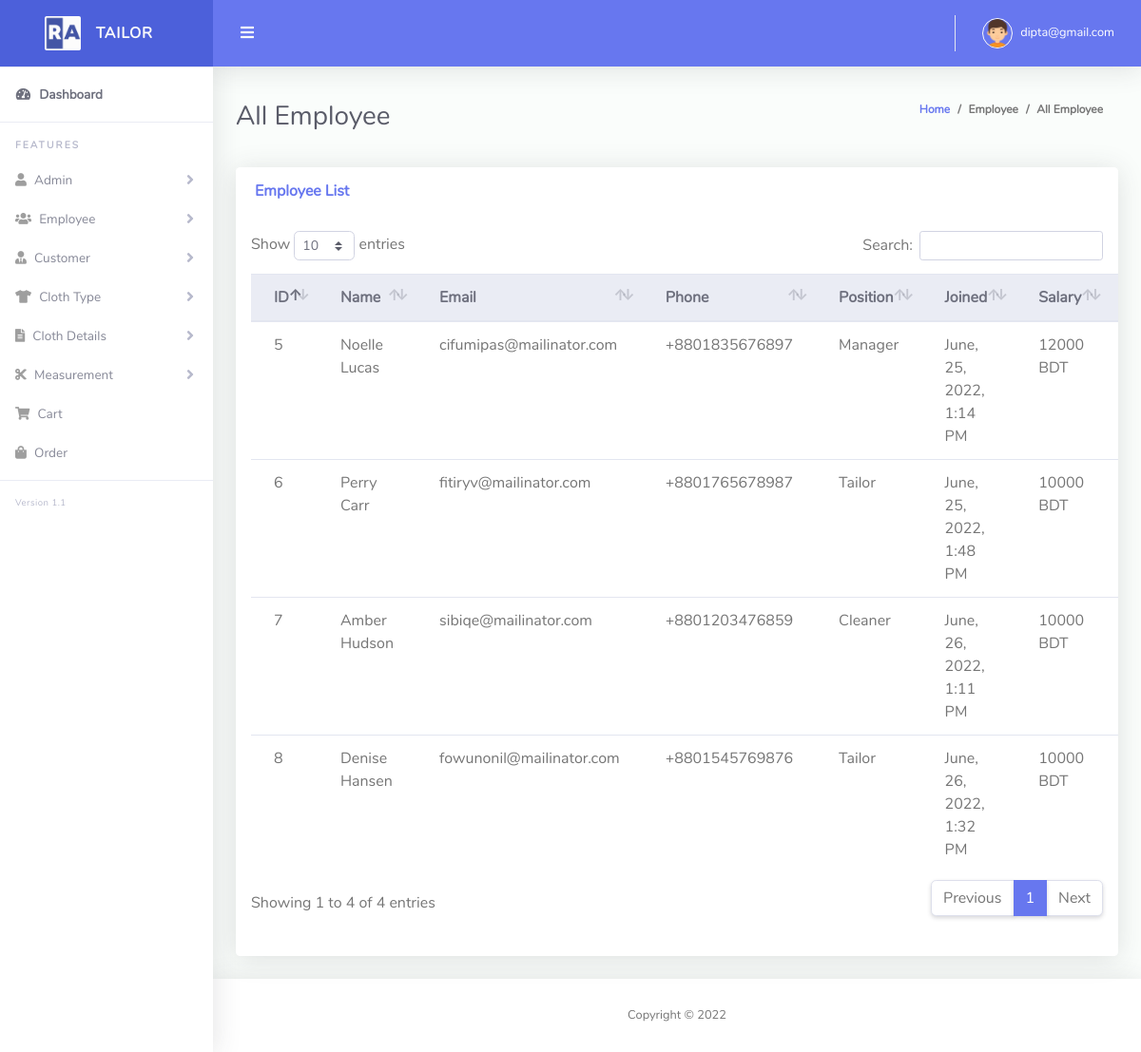
Screenshot of /employee_list.php (signed in) with the database file from the repository.
### tables this page shows
CREATE TABLE `employee_table` (
  `emp_id` int(11) NOT NULL,
  `emp_name` varchar(255) NOT NULL,
  `emp_job_status` varchar(255) NOT NULL,
  `emp_email` varchar(255) NOT NULL,
  `emp_phone` varchar(255) NOT NULL,
  `emp_image` varchar(255) NOT NULL,
  `emp_salary` int(11) NOT NULL,
  `create_emp` timestamp NOT NULL DEFAULT current_timestamp(),
  `emp_address` text NOT NULL
);

### Classes/DB.php (called while the page is built, shortened)
<?php
class DB
{
    public function connect(){
        $this->conn = new mysqli("localhost","root","","tailor_shop");
        if ($this->conn->connect_error) {
          die("Connection failed: " . $this->conn->connect_error);
        } else {
            return $msg =  "connected";
        }
    }
}

### Classes/EmployeeClass.php (called while the page is built, shortened)
<?php
include_once 'db.php';
class EmployeeClass extends DB
{
    public function viewEmployee()
    {
        $qry = "SELECT * FROM employee_table";
        $result = $this->conn->query($qry);
        return $result;
    }
}

### Classes/FormatClass.php (called while the page is built, shortened)
<?php
Class Format{
    public function formatDate($date){
        return date('F, j, Y, g:i A', strtotime($date));
    }
}

### employee_list.php (the view, shortened to what this page needs)
<?php include 'layouts/header.php';
?>
<div class="container-fluid" id="container-wrapper">
    <div class="d-sm-flex align-items-center justify-content-between mb-4">
        <h1 class="h3 mb-0 text-gray-800">All Employee</h1>
        <ol class="breadcrumb">
            <li class="breadcrumb-item"><a href="./">Home</a></li>
            <li class="breadcrumb-item">Employee</li>
            <li class="breadcrumb-item active" aria-current="page">All Employee</li>
        </ol>
    </div>
    <div class="row">
        <div class="col-lg-12 mb-4">
            <div class="card">
                <div class="card-header py-3 d-flex flex-row align-items-center justify-content-between">
                    <h6 class="m-0 font-weight-bold text-primary">Employee List</h6>
                </div>
                <div class="table-responsive p-3">
                    <table class="table align-items-center table-flush" id="dataTable">
                        <thead class="thead-light">
                            <tr>
                                <th>ID</th>
                                <th>Name</th>
                                <th>Email</th>
                                <th>Phone</th>
                                <th>Position</th>
                                <th>Joined</th>
                                <th>Salary</th>
                                <th>Address</th>
                            </tr>
                        </thead>
                        <tbody>
                            <?php
                            $view = $emp->viewEmployee();
                            foreach ($view as $value) {
                            ?>
                                <tr>
                                    <td><?php echo $value['emp_id']; ?></td>
                                    <td><?php echo $value['emp_name']; ?></td>
                                    <td><?php echo $value['emp_email']; ?></td>
                                    <td><?php echo $value['emp_phone']; ?></td>
                                    <td><?php echo $value['emp_job_status']; ?> </td>
                                    <td><?php echo $fm->formatDate($value['create_emp']); ?></td>
                                    <td><?php echo $value['emp_salary']; ?> BDT</td>
                                    <td><?php echo $fm->textShorten($value['emp_address'], 30); ?> </td>
                                </tr>
                            <?php } ?>
                        </tbody>
                    </table>
                </div>
                <div class="card-footer"></div>
            </div>
        </div>
    </div>
</div>
<?php include 'layouts/footer.php'; ?>

### rows the page displays
employee_table: emp_id "5", emp_name "Noelle Lucas", emp_email "cifumipas@mailinator.com", emp_phone "+8801835676897", emp_job_status "Manager", create_emp "June, 25, 2022, 1:14 PM", emp_salary "12000"
employee_table: emp_id "6", emp_name "Perry Carr", emp_email "fitiryv@mailinator.com", emp_phone "+8801765678987", emp_job_status "Tailor", create_emp "June, 25, 2022, 1:48 PM", emp_salary "10000"
employee_table: emp_id "7", emp_name "Amber Hudson", emp_email "sibiqe@mailinator.com", emp_phone "+8801203476859", emp_job_status "Cleaner", create_emp "June, 26, 2022, 1:11 PM", emp_salary "10000"
employee_table: emp_id "8", emp_name "Denise Hansen", emp_email "fowunonil@mailinator.com", emp_phone "+8801545769876", emp_job_status "Tailor", create_emp "June, 26, 2022, 1:32 PM", emp_salary "10000"

### other values shown
$_SESSION['email'] "dipta@gmail.com"
